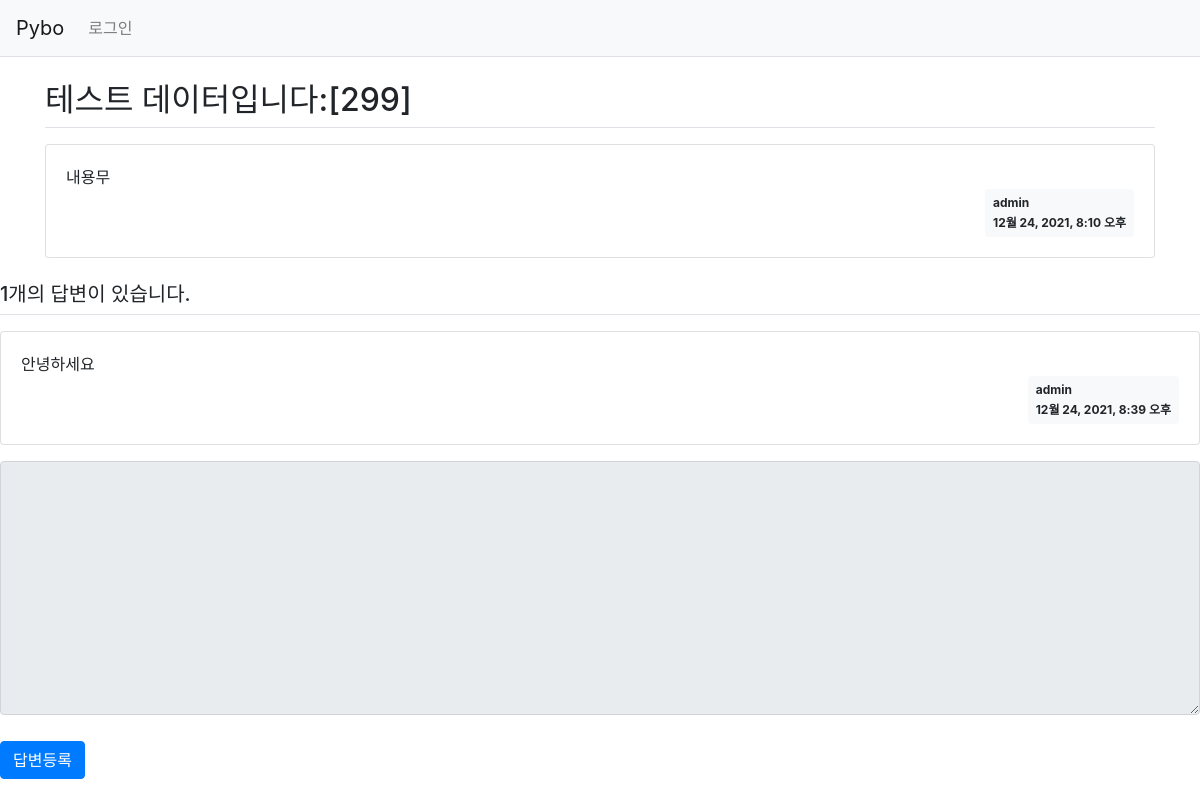
Page /pybo/305/ on the committed database.
### pybo/models.py (models this page shows, shortened)
class Question(models.Model):
    author = models.ForeignKey(User, on_delete=models.CASCADE, null=True)
    subject = models.CharField(max_length=200)
    content = models.TextField()
    create_date = models.DateTimeField()

class Answer(models.Model):
    author = models.ForeignKey(User, on_delete=models.CASCADE)
    question = models.ForeignKey(Question, on_delete=models.CASCADE, null=True)
    content = models.TextField()
    create_date = models.DateTimeField()

### pybo/views.py (the view)
# urls.py: path('<int:question_id>/', views.detail, name='detail'),
def detail(request, question_id):
    question = get_object_or_404(Question, pk=question_id)
    context = {'question': question}
    return render(request, 'pybo/question_detail.html', context)

### templates/pybo/question_detail.html (shortened to what this page needs)
{% extends 'base.html' %}
{% block content %}
<div class="container my-3">
    <h2 class="border-bottom py-2">{{ question.subject }}</h2>
    <div class="card my-3">
        <div class="card-body">
            <div class="card-text" style="white-space: pre-line;">{{ question.content }}</div>
            <div class="d-flex justify-content-end">
                <div class="badge badge-light p-2 text-left">
                    <div class="mb-2">{{ question.author.username }}</div>
            <div>{{ question.create_date }}</div>
        </div>
                </div>
            </div>
        </div>
    </div>
    <h5 class="border-bottom my-3 py-2">{{question.answer_set.count}}개의 답변이 있습니다.</h5>
    {% for answer in question.answer_set.all %}
    <div class="card my-3">
        <div class="card-body">
            <div class="card-text" style="white-space: pre-line;">{{ answer.content }}</div>
            <div class="d-flex justify-content-end">
                <div class="badge badge-light p-2 text-left">
                    <div class="mb-2">{{ answer.author.username }}</div>
            <div>{{ answer.create_date }}</div>
                </div>
            </div>
        </div>
    </div>
    {% endfor %}
    <form action="{% url 'pybo:answer_create' question.id %}" method="post" class="my-3">
        <div class="form-group">
            <textarea {% if not user.is_authenticated %}disabled{% endif %}
              name="content" id="content" class="form-control" rows="10"></textarea>
        </div>
        <input type="submit" value="답변등록" class="btn btn-primary">
    </form>
{% endblock %}

### static/style.css (style rules this page uses)
textarea { width:100%; }
input[type=submit] { margin-top:10px; }

### rows in the picture
Question: subject "테스트 데이터입니다:[299]", content "내용무", author.username "admin", create_date "12월 24, 2021, 8:10 오후", answer_set.count "1"
Answer: content "안녕하세요", author.username "admin", create_date "12월 24, 2021, 8:39 오후"
